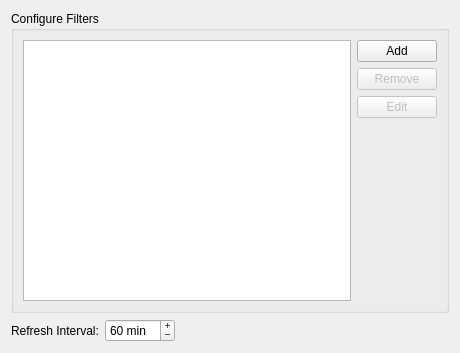
<?xml version="1.0" encoding="UTF-8"?>
<ui version="4.0">
 <class>QuickOpen::Internal::SettingsWidget</class>
 <widget class="QWidget" name="QuickOpen::Internal::SettingsWidget">
  <property name="geometry">
   <rect>
    <x>0</x>
    <y>0</y>
    <width>460</width>
    <height>353</height>
   </rect>
  </property>
  <property name="windowTitle">
   <string>Configure Filters</string>
  </property>
  <layout class="QVBoxLayout" name="verticalLayout">
   <item>
    <widget class="QGroupBox" name="groupBox">
     <property name="title">
      <string>Configure Filters</string>
     </property>
     <layout class="QGridLayout" name="gridLayout">
      <item row="0" column="0">
       <widget class="QListWidget" name="filterList">
        <property name="font">
         <font/>
        </property>
       </widget>
      </item>
      <item row="0" column="1">
       <layout class="QVBoxLayout">
        <item>
         <widget class="QPushButton" name="addButton">
          <property name="text">
           <string>Add</string>
          </property>
         </widget>
        </item>
        <item>
         <widget class="QPushButton" name="removeButton">
          <property name="enabled">
           <bool>false</bool>
          </property>
          <property name="text">
           <string>Remove</string>
          </property>
         </widget>
        </item>
        <item>
         <widget class="QPushButton" name="editButton">
          <property name="enabled">
           <bool>false</bool>
          </property>
          <property name="text">
           <string>Edit</string>
          </property>
         </widget>
        </item>
        <item>
         <spacer>
          <property name="orientation">
           <enum>Qt::Vertical</enum>
          </property>
          <property name="sizeHint" stdset="0">
           <size>
            <width>20</width>
            <height>40</height>
           </size>
          </property>
         </spacer>
        </item>
       </layout>
      </item>
     </layout>
    </widget>
   </item>
   <item>
    <layout class="QHBoxLayout">
     <item>
      <widget class="QLabel" name="label">
       <property name="text">
        <string>Refresh Interval:</string>
       </property>
      </widget>
     </item>
     <item>
      <widget class="QSpinBox" name="refreshInterval">
       <property name="frame">
        <bool>true</bool>
       </property>
       <property name="buttonSymbols">
        <enum>QAbstractSpinBox::PlusMinus</enum>
       </property>
       <property name="value">
        <number>60</number>
       </property>
       <property name="suffix">
        <string> min</string>
       </property>
       <property name="maximum">
        <number>320</number>
       </property>
       <property name="singleStep">
        <number>5</number>
       </property>
      </widget>
     </item>
     <item>
      <spacer>
       <property name="orientation">
        <enum>Qt::Horizontal</enum>
       </property>
       <property name="sizeHint" stdset="0">
        <size>
         <width>40</width>
         <height>20</height>
        </size>
       </property>
      </spacer>
     </item>
    </layout>
   </item>
  </layout>
 </widget>
 <resources/>
 <connections/>
</ui>
